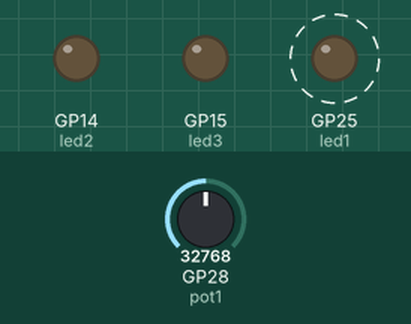
Bench run of a program on a simulated Raspberry Pi Pico running MicroPython. Shown: output pins drawn as LEDs (lit = HIGH). Dashed ring = blinking. The test bench sets the inputs (shaded band); at power-on: GP28 (pot1) = 32768 (analog values on the 0–65535 scale). The modem accepts every AT command (registered, SIM ready, sends succeed) and sends nothing else; the modem answers ERROR to commands that open or use a data connection; what the program prints to the serial console is not drawn.

Above: at 0.5 s.
Timing chart, 0 to 4.6 s (numbered marks = the images above):
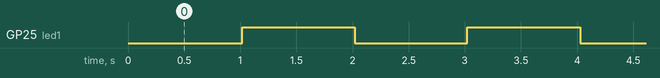

Measured:
- by itself, GP25 (led1): alternates HIGH for 1.0 s and LOW for 1.0 s

The program:

pico-esp8266.py
```python
from uart_timeout_any import uartTimeOut
from machine import Pin, ADC
import utime as time
import json

pot1 = ADC(2)
pot2 = ADC(3)
led1 = Pin(25, Pin.OUT)
led2 = Pin(14, Pin.OUT)
led3 = Pin(15, Pin.OUT)
myUart = uartTimeOut(0, 115200, tx=Pin(16), rx=Pin(17, Pin.IN, Pin.PULL_UP))
mDebug = False

AT_TIMEOUT = 0
AT_OK = 1
AT_ERROR = -1
autoRecv = 1
resp_temp = {"resp": AT_TIMEOUT, "cmd": ""}

server_ip = "192.168.2.135"
server_port = 1337
lastTime = 0
tcpConnected = False

SSID = "SUPERONLINE_WiFi_7938"
PSWD = "47VF4PXKJKFX"

# wait response function
def waitResp(res="OK", timeout=10000):
    resp = []
    byte_res = bytes(str.encode(res))    # convert res parameter to byte to compare
    retVal = resp_temp
    prvMills = time.ticks_ms()      # save time for calculate timeout

    # wait until timeout expires
    while (time.ticks_ms() - prvMills) < timeout:

        # check uart buffer is empty
        if myUart.any():
            # read data until \n and append it to response array
            cc = myUart.readline(100)
            resp.append(cc)

        # check if response array len bigger then 1
        if len(resp) > 1:
            # read response and check is match with parameter
            if resp[-1].rstrip() == byte_res:
                retVal["resp"] = AT_OK
                break

            # check response includes ERROR
            elif resp[-1].rstrip() == b"ERROR":
                retVal["resp"] = AT_ERROR
                print("AT CMD ERROR")
                break

    # convert response to str
    # converting string must start from array index 1
    respStr = ""
    for i in range(1, len(resp)):
        respStr = respStr + resp[i].decode("utf-8")

    # if debug is True print response
    if mDebug:
        print (resp)

    # assign response value to return value
    retVal["cmd"] = respStr
    return retVal

# send AT command and check response is same with parameter
def sendCMD_waitResp(cmd, res="OK", timeout=10000):
    cmd = cmd + "\r\n"      # add \n to end of the string

    # if debug active print send command
    if mDebug:
        print(cmd)
        pass

    myUart.write(cmd)   # send cmd to ESP8266
    return waitResp(res, timeout)   # wait cmd response

# send value over tcp connection
def sendTCP_value(pVal, timeout=10000):
    # send
    mResp = sendCMD_waitResp("AT+CIPSEND=" + str(len(pVal)), res='>', timeout=timeout)
    if mResp["resp"] == AT_OK:
        myUart.write(pVal)
    else:
        print("TCP Send Error!")

# connect TCP server
def startTCP_connection(pIp, pPort, timeout = 10000):
    cmd = sendCMD_waitResp('AT+CIPSTART="TCP","' +
            pIp +
            '",' +
            str(pPort), timeout=timeout)
    return cmd

# connect WiFi with SSID and password
def connect_WiFi(pSSID, pPswd, timeout = 10000):
    return sendCMD_waitResp("AT+CWJAP_CUR=\"" + pSSID + "\",\"" +
                            pPswd + "\"", timeout=timeout)

cmd = sendCMD_waitResp("AT+CWMODE=1", timeout=1000)

print("Scanning APs...")
cmd = sendCMD_waitResp("AT+CWLAP", timeout=5000)
print(cmd["cmd"])

cmd = connect_WiFi(SSID, PSWD)
print(cmd["cmd"])

cmd = sendCMD_waitResp("AT+CIFSR")
print(cmd["cmd"])

time.sleep(1)
print("Connecting TCP...")
cmd = startTCP_connection(server_ip, server_port)

if cmd["resp"] == AT_OK:
    tcpConnected = True

while True:
    potVal1 = pot1.read_u16()
    potVal2 = pot2.read_u16()

    # check incoming UART data
    if myUart.any():
        recData = []
        while myUart.any():
            recv = myUart.readline(100)     # read data from UART
            recData.append(recv)            # append data to recieve buffer

            if "+IPD" in str(recv):         # check data includes +IPD
                splitData = str(recv).split("|")
                parseData = json.loads(splitData[1])
                print(parseData["LED1"], " " , parseData["LED2"])
                led2.value(int(parseData["LED1"]))
                led3.value(int(parseData["LED2"]))

            elif "CLOSED" in str(recv):     # check daha includes CLOSED
                tcpConnected = False

        # print (recData)

    if time.ticks_ms() - lastTime > 1000:
        if tcpConnected:
            sendVal = "#;" + str(potVal1) + ";" + str(potVal2) + ";"
            sendTCP_value(sendVal)

        led1.toggle()
        lastTime = time.ticks_ms()

    # time.sleep(1)
```

uart_timeout_any.py
```python
from machine import UART
import utime

"""
The MicroPython port for Pi Pico has no timeout for readline() at this moment.
We use this hack to make sure it won't get stuck forever.
"""


class uartTimeOut(UART):

    def readline(self, timeOut=100):
        if timeOut is None:
            return super().readline()
        else:
            now = utime.ticks_ms()
            data = b''
            while True:
                if utime.ticks_ms()-now > timeOut:
                    break
                else:
                    if super().any():
                        _d = super().read(1)
                        data += _d
                        if "\n" in _d:
                            break
            return data
```
